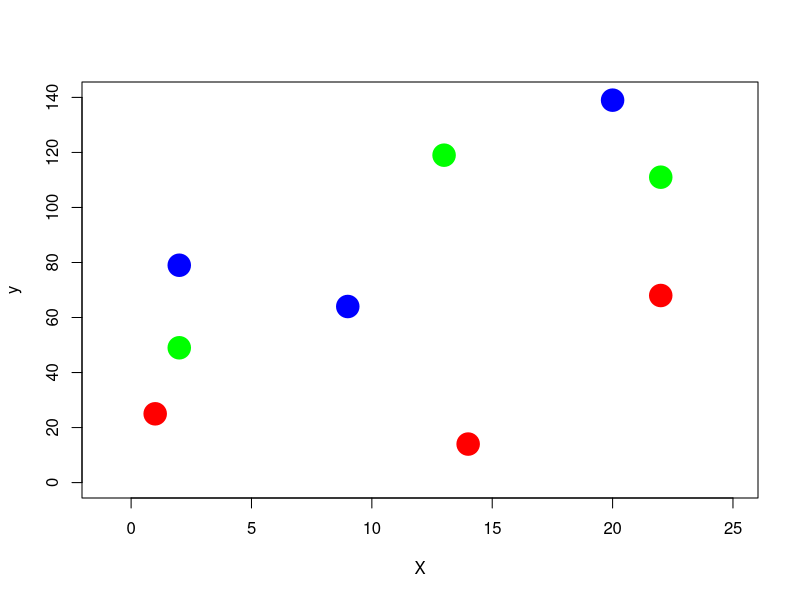
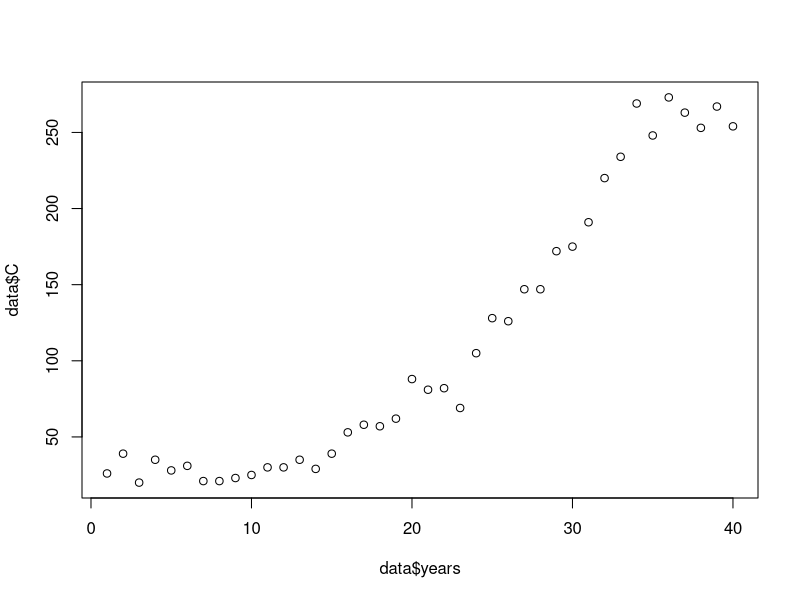

R code for these plots, in order:
# 1. Linear models and Poisson GLM in R and JAGS
## required data falcons.txt

y <- c(25, 14, 68, 79, 64, 139, 49, 119, 111)
A <- factor(c(1, 1, 1, 2, 2, 2, 3, 3, 3))
X <- c(1, 14, 22, 2, 9, 20, 2, 13, 22)
plot(X, y, col = c(rep("red", 3), rep("blue", 3), rep("green", 3)), xlim = c(-1, 25), ylim = c(0, 140), pch=19, cex=3)

LM1<-lm(y~A-1+X)
summary(LM1)

model.matrix(~A-1+X)
model.matrix(~A+X)

LM2<-lm(y~A+X)
summary(LM2)

SUM<-function(a=1,b=3) {
 c=a+b
 return(c)
}

SUM(5,2)

data.fn<-function(n=40, alpha=3.5576, beta1=-0.0912, beta2=0.0091, beta3= -0.00014 ) {
# n number of Years
# alpha, beta, beta2, beta3 
#  Generate sequence
years<-1:n

log.expected.count<-alpha + 
                  beta1*years +
                  beta2*years^2 + 
                  beta3*years^3
expected.count<-exp(log.expected.count)

C<-rpois(n=n, lambda=expected.count)
return(list(n=n, alpha=alpha, beta1=beta1, beta2=beta2, beta3=beta3, years=years, expected.count=expected.count, C=C))
}

                  
data<-data.fn()

data

plot(data$C~data$years)

GLM1<-glm(C~ years + 
            I(years^2)+
            I(years^3) , data= data, family=poisson)
summary(GLM1)            
            
            
            
            
            
            
            
            




